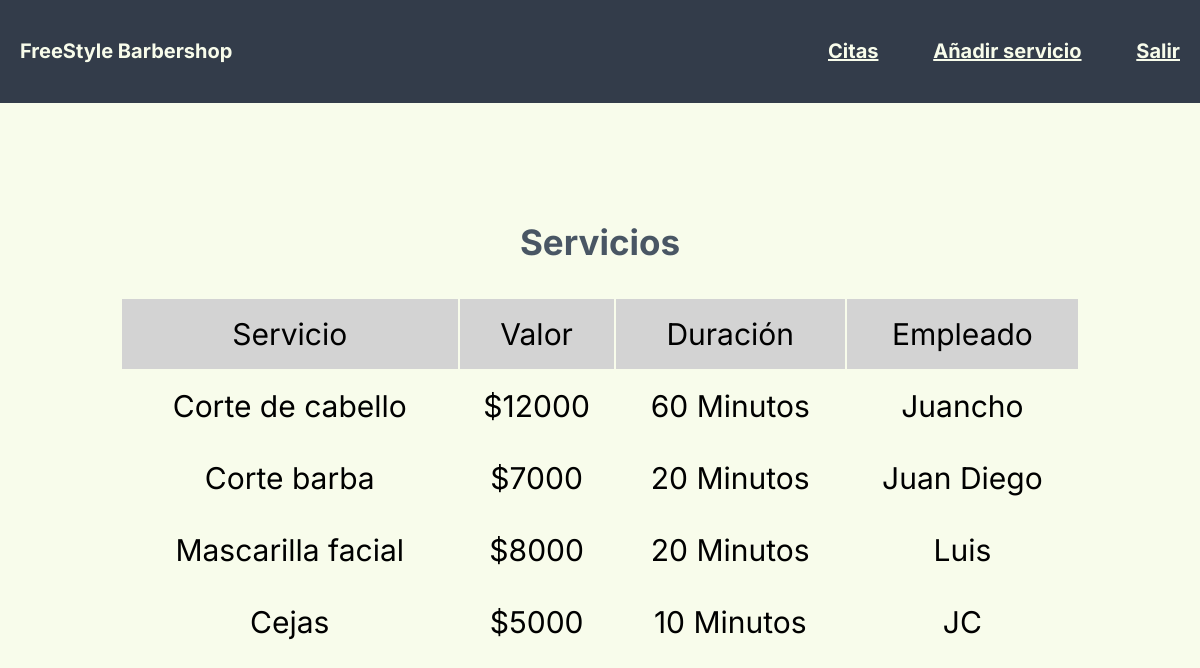
Before: /CRUD_Admin/MenuAdmin.php with the older database file.
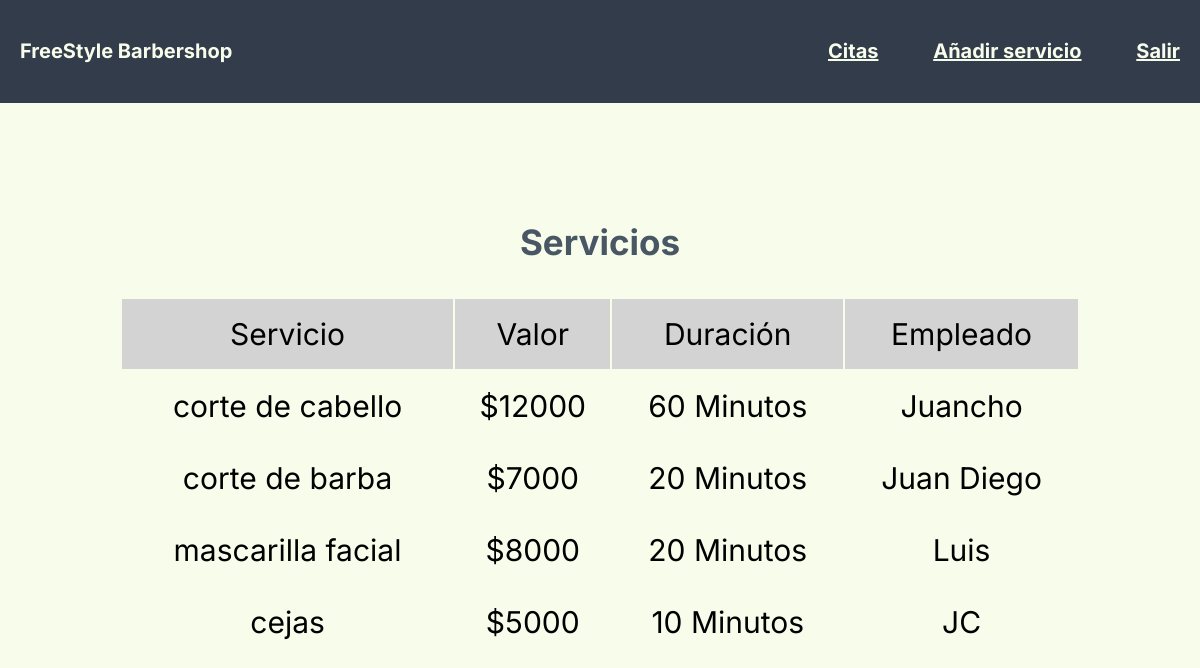
After: the same page with the newer database file.
### tables this page shows
CREATE TABLE IF NOT EXISTS `servicio` (
  `ID` int(11) NOT NULL AUTO_INCREMENT,
  `Price` int(11) NOT NULL,
  `Type_Service` varchar(30) DEFAULT NULL,
  `Duration_Service` int(11) DEFAULT NULL,
  `Employee` varchar(80) DEFAULT NULL,
  PRIMARY KEY (`ID`)
);

### CRUD_Admin/ListarServicios.php (the view, shortened to what this page needs)
<?php
include '../Sql/db.php';
$conn = new mysqli($servername, $username, $password, $dbname);
$sql = "SELECT * from servicio";
$result = $conn->query($sql);
if ($result->num_rows > 0) {
    echo "<table class=\"menu-servicestable-admin\">\n";
    echo "<tr BGCOLOR=\"#D3D3D3\">\n";
    echo "<td align=\"center\">Servicio</td>\n";
    echo "<td align=\"center\">Valor</td>\n";
    echo "<td align=\"center\">Duración</td>\n";
    echo "<td align=\"center\">Empleado</td>\n";
    echo "</tr>";
    while ($row = $result->fetch_assoc()) {
        $Palabra_adaptada = str_split($row["Type_Service"]);
        $Servicio = "";
        for ($i = 0; $i < count($Palabra_adaptada); $i++) {
          if ($Palabra_adaptada[$i] == "_") {
            $Servicio = $Servicio . " ";
          } else {
            $Servicio = $Servicio . $Palabra_adaptada[$i];
          }
        }
        $Type_Service = $Servicio;
        echo "<tr>";
        echo "<td align=\"center\">" . $Type_Service . "</td>";
        echo "<td align=\"center\">$" . $row["Price"] . "</td>";
        echo "<td align=\"center\">" . $row["Duration_Service"] . " Minutos</td>";
        echo "<td align=\"center\">" . $row["Employee"] . "</td>";
        echo "</tr>\n";
    }
    echo "</table>";
} else {
    echo "Aún no hay servicios agregados!";
}

Changed rows visible on the page:
changed servicio "Juancho": Type_Service "Corte de cabello" → "corte de cabello"
changed servicio "Juan Diego": Type_Service "Corte barba" → "corte de barba"
changed servicio "Luis": Type_Service "Mascarilla facial" → "mascarilla facial"
changed servicio "JC": Type_Service "Cejas" → "cejas"
